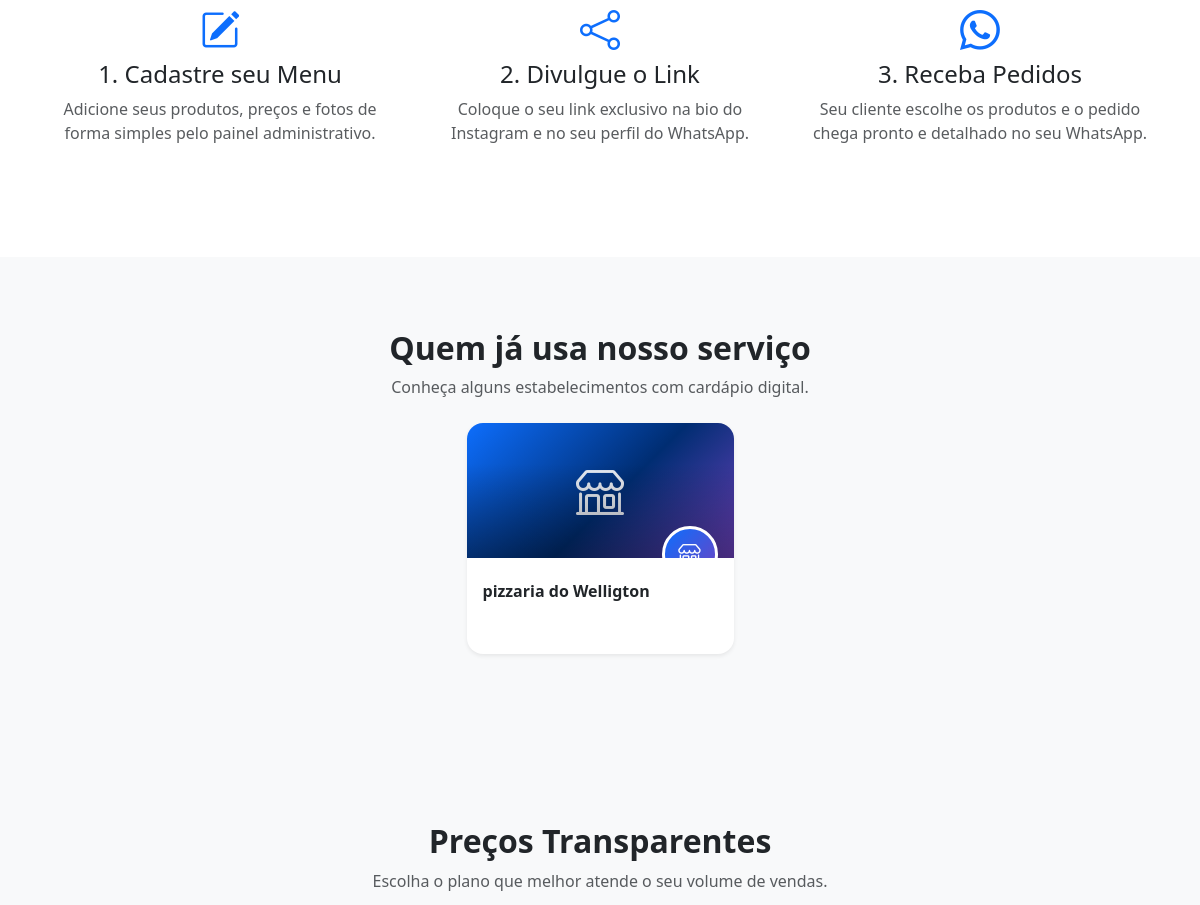
The app's page / (middle part), older data.
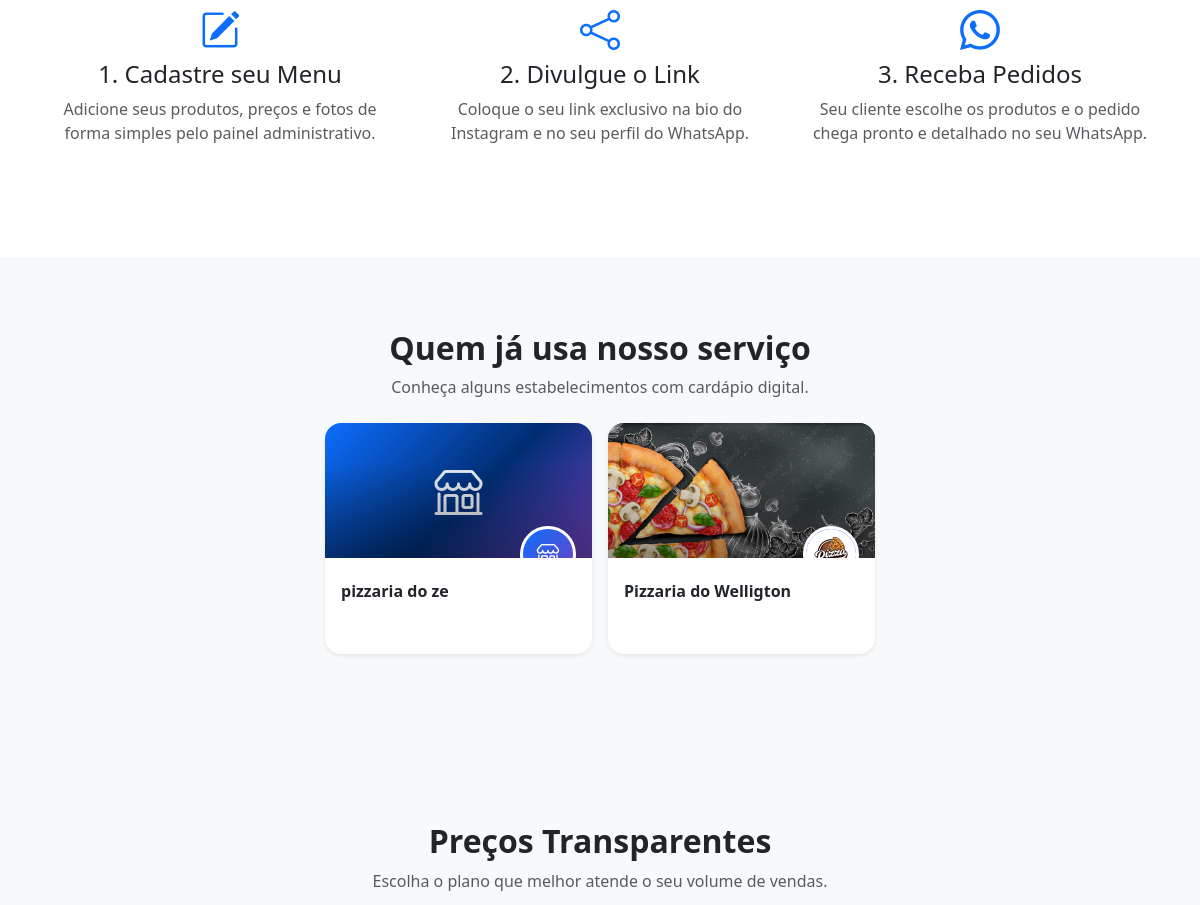
The same page, newer data.
### app/models/__init__.py (models this page shows, shortened)
class Empresa(db.Model):
    __tablename__ = "empresa"
    id = db.Column(db.Integer, primary_key=True)
    name_est = db.Column(db.String(100), nullable=False)
    cnpj_est = db.Column(db.String(20), nullable=True)
    short_description = db.Column(db.String(255), nullable=True)
    whatsapp = db.Column(db.String(20), nullable=False)
    logradouro = db.Column(db.String(150), nullable=True)
    bairro = db.Column(db.String(100), nullable=True)
    cidade = db.Column(db.String(100), nullable=True)
    estado = db.Column(db.String(2), nullable=True)
    cep = db.Column(db.String(10), nullable=True)
    primary_color = db.Column(db.String(7), default="#0d6efd")
    bg_color = db.Column(db.String(7), default="#ffffff")
    text_color = db.Column(db.String(7), default="#212529")
    logo_path = db.Column(db.String(255), nullable=True)
    banner_path = db.Column(db.String(255), nullable=True)
    produtos = db.relationship(
        "Produtos", backref="empresa", lazy=True, cascade="all, delete-orphan"
    )
    imagens = db.relationship(
        "Imagens", backref="empresa", lazy=True, cascade="all, delete-orphan"
    )
    plano = db.Column(db.String(20), default="gratis")
    ativo = db.Column(db.Boolean, default=True)

### app/routes/public_routes.py (the view)
@router.get("/", name="public.landing")
async def landing(request: Request):
    return templates.TemplateResponse(
        request=request,
        name="landing.html",
        context={
            "empresas": empresa_service.listar_empresas_publicas(
                emails_privados=get_admin_emails(request.app.state.settings)
            )
        },
    )

### templates/landing.html (shortened to what this page needs)
<!DOCTYPE html>
<html lang="pt-br">
<head>
    <link href="https://cdn.jsdelivr.net/npm/bootstrap@5.3.0/dist/css/bootstrap.min.css" rel="stylesheet">
    <link rel="stylesheet" href="https://cdn.jsdelivr.net/npm/bootstrap-icons@1.11.0/font/bootstrap-icons.css">
</head>
<body>
    <section class="py-5">
        <div class="container text-center py-5">
            <div class="row g-4">
                <div class="col-md-4">
                    <i class="bi bi-pencil-square feature-icon"></i>
                    <h4>1. Cadastre seu Menu</h4>
                    <p class="text-muted">Adicione seus produtos, preços e fotos de forma simples pelo painel administrativo.</p>
                </div>
                <div class="col-md-4">
                    <i class="bi bi-share feature-icon"></i>
                    <h4>2. Divulgue o Link</h4>
                    <p class="text-muted">Coloque o seu link exclusivo na bio do Instagram e no seu perfil do WhatsApp.</p>
                </div>
                <div class="col-md-4">
                    <i class="bi bi-whatsapp feature-icon"></i>
                    <h4>3. Receba Pedidos</h4>
                    <p class="text-muted">Seu cliente escolhe os produtos e o pedido chega pronto e detalhado no seu WhatsApp.</p>
                </div>
            </div>
        </div>
    </section>
    {% if empresas %}
    <section class="py-5 bg-light" id="empresas">
        <div class="container py-4">
            <div class="text-center mb-4">
                <h2 class="fw-bold">Quem já usa nosso serviço</h2>
                <p class="text-muted mb-0">Conheça alguns estabelecimentos com cardápio digital.</p>
            </div>
            <div class="row g-3 justify-content-center">
                {% for empresa in empresas %}
                <div class="col-6 col-md-4 col-lg-3">
                    <a class="card business-card h-100 text-decoration-none text-dark shadow-sm"
                       href="/{{ empresa.id }}" aria-label="Ver cardápio de {{ empresa.name_est }}">
                        <div class="business-card-cover">
                            {% if empresa.banner_path or empresa.logo_path %}
                            <img src="{{ empresa.banner_path or empresa.logo_path }}"
                                 alt="" loading="lazy">
                            {% else %}
                            <i class="bi bi-shop business-card-placeholder" aria-hidden="true"></i>
                            {% endif %}
                            <span class="business-card-logo">
                                {% if empresa.logo_path %}
                                <img src="{{ empresa.logo_path }}" alt="Logotipo de {{ empresa.name_est }}"
                                     loading="lazy">
                                {% else %}
                                <i class="bi bi-shop" aria-hidden="true"></i>
                                {% endif %}
                            </span>
                        </div>
                        <div class="card-body pt-4">
                            <h3 class="h6 fw-bold mb-0 business-card-name">{{ empresa.name_est }}</h3>
                        </div>
                    </a>
                </div>
                {% endfor %}
            </div>
        </div>
    </section>
    {% endif %}
    <section id="planos" class="py-5 bg-light">
        <div class="container py-5">
            <div class="text-center mb-5">
                <h2 class="fw-bold">Preços Transparentes</h2>
                <p class="text-muted">Escolha o plano que melhor atende o seu volume de vendas.</p>
            </div>
        </div>
    </section>
</body>
</html>

### templates/landing.html (style rules this page uses)
:root { --primary-blue: #0d6efd; --dark-blue: #002d72; }
.feature-icon { font-size: 2.5rem; color: var(--primary-blue); margin-bottom: 1rem; }
.business-card { overflow: hidden; border: 0; border-radius: 1rem; transition: transform 0.2s ease, box-shadow 0.2s ease; }
.business-card-cover { position: relative; display: grid; height: 135px; place-items: center; overflow: hidden; background: linear-gradient(135deg, #0d6efd, #002d72 55%, #6f42c1); }
.business-card-cover::after { position: absolute; inset: 0; background: linear-gradient(0deg, rgba(0, 0, 0, 0.35), transparent 70%); content: ""; }
.business-card-cover img { width: 100%; height: 100%; object-fit: cover; }
.business-card-placeholder { color: rgba(255, 255, 255, 0.9); font-size: 3rem; }
.business-card-logo { position: absolute; z-index: 1; right: 1rem; bottom: -1.5rem; display: grid; width: 3.5rem; height: 3.5rem; place-items: center; overflow: hidden; border: 3px solid #fff; border-radius: 50%; background: linear-gradient(135deg, #0d6efd, #6f42c1); color: #fff; }
.business-card-logo img { width: 100%; height: 100%; object-fit: cover; }
.business-card-logo .bi { font-size: 1.4rem; }
.business-card-name { min-height: 3.5rem; padding-right: 3.5rem; overflow-wrap: anywhere; }

Row changes from the older to the newer data that the page shows:
added Empresa: name_est "pizzaria do ze"
changed Empresa: banner_path: picture added; logo_path: picture added; name_est "pizzaria do Welligton" → "Pizzaria do Welligton"
